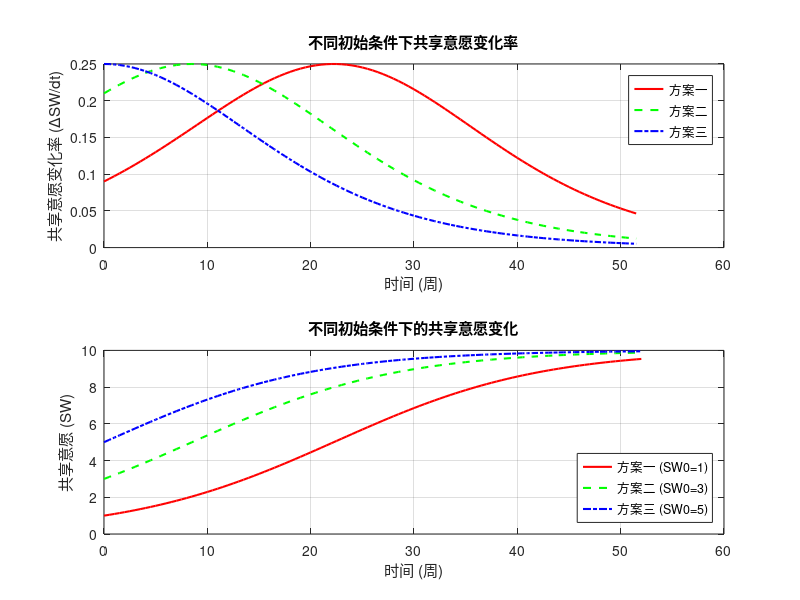

The MATLAB script that drew this image:
%% 复现图6：不同初始共享意愿条件下的动态变化
% 仿真参数
t_start = 0;
t_end   = 52;
dt      = 0.5;
time    = t_start:dt:t_end;
X_max   = 10;  % 共享意愿上限
r_SW    = 0.1; % 共享意愿增长速率

% 方案设定（不同初始共享意愿）
SW0_A = 1;  % 方案一：共享意愿较低
SW0_B = 3;  % 方案二：共享意愿中等
SW0_C = 5;  % 方案三：共享意愿较高

% 初始化共享意愿矩阵
SW_A = zeros(size(time));
SW_B = zeros(size(time));
SW_C = zeros(size(time));

SW_A(1) = SW0_A;
SW_B(1) = SW0_B;
SW_C(1) = SW0_C;

% 欧拉法计算共享意愿动态
for i = 1:length(time)-1
    SW_A(i+1) = SW_A(i) + r_SW * SW_A(i) * (1 - SW_A(i)/X_max) * dt;
    SW_B(i+1) = SW_B(i) + r_SW * SW_B(i) * (1 - SW_B(i)/X_max) * dt;
    SW_C(i+1) = SW_C(i) + r_SW * SW_C(i) * (1 - SW_C(i)/X_max) * dt;
end

% 计算共享意愿变化率（差分近似）
dSW_A = diff(SW_A) / dt;
dSW_B = diff(SW_B) / dt;
dSW_C = diff(SW_C) / dt;
time_diff = time(1:end-1);  % 变化率对应时间点

% 绘制图6

% 共享意愿变化率随时间变化
subplot(2,1,1);
plot(time_diff, dSW_A, 'r-', 'LineWidth',1.5); hold on;
plot(time_diff, dSW_B, 'g--', 'LineWidth',1.5);
plot(time_diff, dSW_C, 'b-.', 'LineWidth',1.5);
xlabel('时间 (周)');
ylabel('共享意愿变化率 (ΔSW/dt)');
title('不同初始条件下共享意愿变化率');
legend('方案一','方案二','方案三','Location','northeast');
grid on;

% 共享意愿随时间变化
subplot(2,1,2);
plot(time, SW_A, 'r-', 'LineWidth',1.5); hold on;
plot(time, SW_B, 'g--', 'LineWidth',1.5);
plot(time, SW_C, 'b-.', 'LineWidth',1.5);
xlabel('时间 (周)');
ylabel('共享意愿 (SW)');
title('不同初始条件下的共享意愿变化');
legend('方案一 (SW0=1)','方案二 (SW0=3)','方案三 (SW0=5)','Location','southeast');
grid on;